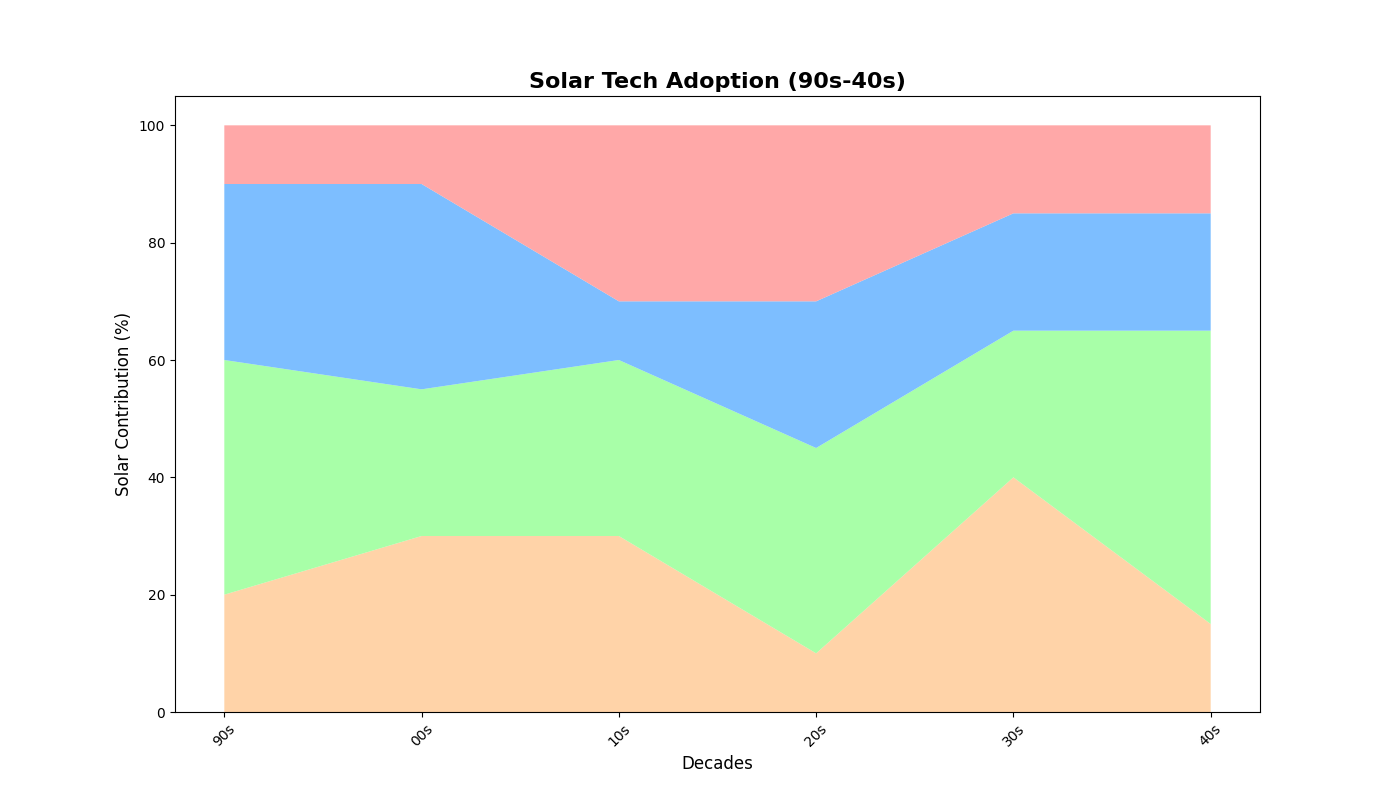

Reproduce this figure in Python.
import matplotlib.pyplot as plt
import numpy as np

# Decades and contributors
decades = ['90s', '00s', '10s', '20s', '30s', '40s']
contributors = ['Res PV', 'Com PV', 'Util PV', 'CSP']

# Solar adoption data
solar_adoption = np.array([
    [20, 40, 30, 10],
    [30, 25, 35, 10],
    [30, 30, 10, 30],
    [10, 35, 25, 30],
    [40, 25, 20, 15],
    [15, 50, 20, 15]
])

plt.figure(figsize=(14, 8))
colors = ['#ffcc99','#99ff99','#66b3ff','#ff9999']

# Stacked area chart without stylistic elements
plt.stackplot(decades, solar_adoption.T, colors=colors, alpha=0.85)

# Chart details
plt.title("Solar Tech Adoption (90s-40s)", fontsize=16, fontweight='bold')
plt.xlabel('Decades', fontsize=12)
plt.ylabel('Solar Contribution (%)', fontsize=12)
plt.xticks(rotation=45)

# Display plot
plt.show()
